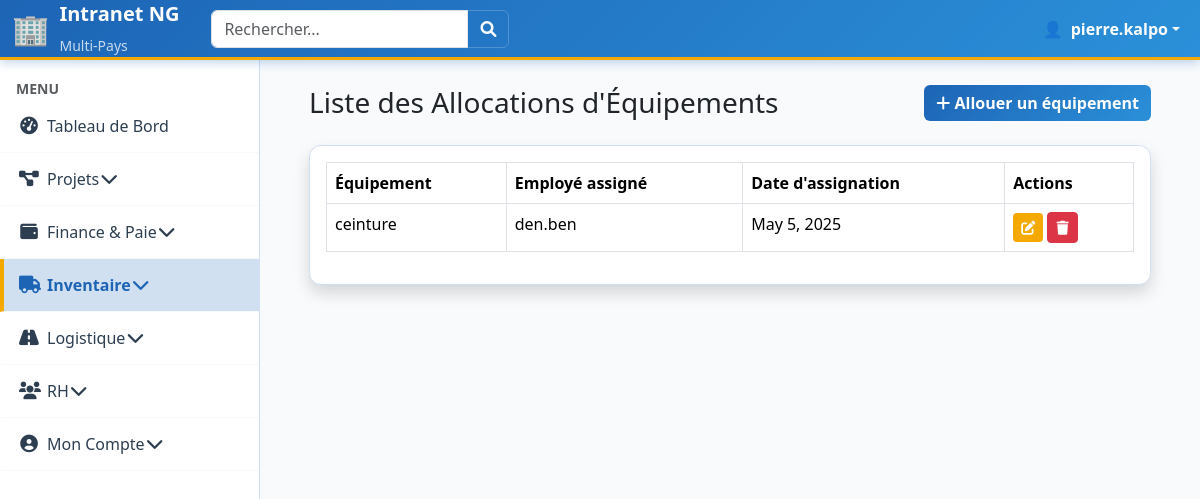
The app's page /inventaire/allocations/ (signed in) with its own data.
### users/models.py (models this page shows, shortened)
class CustomUser(AbstractUser):
    phone_number = models.CharField(
        max_length=20, blank=True, null=True, verbose_name="Numéro de téléphone"
    )
    salaire_mensuel_base = models.DecimalField(
        max_digits=10, decimal_places=2, default=Decimal("0.00"), verbose_name=_("Salaire Mensuel de Base")
    )
    statut_actuel = models.CharField(
        max_length=20,
        choices=EMPLOYEE_STATUS_CHOICES,
        default="ACTIF",
        verbose_name=_("Statut actuel"),
    )
    class Meta:
        verbose_name = "Employé"
        verbose_name_plural = "Employés"
    def is_team_lead_user(self):
        return self.groups.filter(name__iexact="Team_Lead").exists()
    def is_coordinator_user(self):
        user_roles = {r.lower() for r in self.get_active_role_names()}
        return (
            "coordinateur de projet" in user_roles or "coordinateur_de_projet" in user_roles
        )
    def is_field_team_user(self):
        user_roles = {r.lower() for r in self.get_active_role_names()}
        return "field team" in user_roles or "field_team" in user_roles
    @property
    def is_cm(self):
        user_roles = {r.lower() for r in self.get_active_role_names()}
        return "country manager" in user_roles or "country_manager" in user_roles
    @property
    def is_coordinator(self):
        return self.is_coordinator_user()
    @property
    def is_field_team(self):
        return self.is_field_team_user()
    @property
    def is_team_lead(self):
        return self.is_team_lead_user()
    @property
    def active_country_ids(self):
        if not self.is_authenticated:
            return []
        return list(
            self.assignments.filter(is_active=True, country__is_active=True)
            .values_list("country_id", flat=True)
            .distinct()
        )
    def get_active_role_names(self):
        if not self.is_authenticated:
            return set()
        return set(
            self.assignments.filter(
                is_active=True, country__is_active=True
            ).values_list("role__name", flat=True)
        )

### inventaire/models.py (models this page shows, shortened)
class AllocationEquipement(models.Model):
    equipement = models.ForeignKey(Equipement, on_delete=models.CASCADE, related_name="allocations", verbose_name=_("Équipement"))
    employe_assigne = models.ForeignKey(settings.AUTH_USER_MODEL, on_delete=models.CASCADE, related_name="equipements_assignes", verbose_name=_("Employé assigné"))
    date_assignation = models.DateField(verbose_name=_("Date d'assignation"))
    class Meta:
        verbose_name = _("Allocation d'équipement")
        verbose_name_plural = _("Allocations d'équipement")

class Equipement(models.Model):
    STATUT_CHOICES = (
        ("EN_STOCK", _("En stock")),
        ("ALLOUE", _("Alloué")),
        ("EN_MAINTENANCE", _("En maintenance")),
        ("HORS_SERVICE", _("Hors service")),
    )
    nom_equipement = models.CharField(max_length=200, verbose_name=_("Nom de l'équipement"))
    numero_serie = models.CharField(max_length=200, unique=True, verbose_name=_("Numéro de série"))
    cout_achat = models.DecimalField(max_digits=10, decimal_places=2, verbose_name=_("Coût d'achat"))
    date_prochaine_inspection = models.DateField(verbose_name=_("Date de prochaine inspection"))
    statut = models.CharField(max_length=20, choices=STATUT_CHOICES, default="EN_STOCK", verbose_name=_("Statut"))
    class Meta:
        verbose_name = _("Équipement")
        verbose_name_plural = _("Équipements")
    def __str__(self):
        return self.nom_equipement

### inventaire/views.py (the view)
# urls.py: path('allocations/', views.AllocationEquipementListView.as_view(), name='allocationequipement_list'),
class AllocationEquipementListView(LoginRequiredMixin, ListView):
    model = AllocationEquipement
    template_name = 'inventaire/allocationequipement_list.html'
    context_object_name = 'allocations'

### core/context_processors.py (called while the page is built)
def user_countries_processor(request):
    user = request.user
    countries = []
    active_country_ids = []
    if user.is_authenticated:
        active_country_ids = user.active_country_ids
        countries = Country.objects.filter(id__in=active_country_ids)
    return {
        "user_countries": countries,
        "active_country_ids": active_country_ids,  # Cette variable est maintenant toujours définie
    }

### inventaire/templates/inventaire/allocationequipement_list.html (shortened to what this page needs)
{% extends 'core/base.html' %}
{% block content %}
<div class="container-fluid">
    <div class="d-flex justify-content-between align-items-center mb-4">
        <h1 class="h3 mb-0 text-gray-800">Liste des Allocations d'Équipements</h1>
        <a href="{% url 'inventaire:allocationequipement_create' %}" class="btn btn-primary">
            <i class="fas fa-plus"></i> Allouer un équipement
        </a>
    </div>
    <div class="card shadow mb-4">
        <div class="card-body">
            <div class="table-responsive">
                <table class="table table-bordered" id="dataTable" width="100%" cellspacing="0">
                    <thead>
                        <tr>
                            <th>Équipement</th>
                            <th>Employé assigné</th>
                            <th>Date d'assignation</th>
                            <th>Actions</th>
                        </tr>
                    </thead>
                    <tbody>
                        {% for allocation in allocations %}
                        <tr>
                            <td>{{ allocation.equipement }}</td>
                            <td>{{ allocation.employe_assigne }}</td>
                            <td>{{ allocation.date_assignation }}</td>
                            <td>
                                <a href="{% url 'inventaire:allocationequipement_update' allocation.pk %}" class="btn btn-warning btn-sm">
                                    <i class="fas fa-edit"></i>
                                </a>
                                <a href="{% url 'inventaire:allocationequipement_delete' allocation.pk %}" class="btn btn-danger btn-sm">
                                    <i class="fas fa-trash"></i>
                                </a>
                            </td>
                        </tr>
                        {% endfor %}
                    </tbody>
                </table>
            </div>
        </div>
    </div>
</div>
{% endblock %}

### core/templates/core/base.html (shortened to what this page needs)
{% load static %}
<!DOCTYPE html>
<html lang="fr">
<head>
    <link href="https://cdn.jsdelivr.net/npm/bootstrap@5.3.3/dist/css/bootstrap.min.css" rel="stylesheet">
    <link rel="stylesheet" href="https://cdnjs.cloudflare.com/ajax/libs/font-awesome/6.0.0-beta3/css/all.min.css">
</head>
<body>
    <nav class="navbar navbar-expand-lg navbar-custom fixed-top">
        <div class="container-fluid">
            <a class="navbar-brand fw-bold d-flex align-items-center" href="{% url 'home' %}">
                <span style="font-size: 1.5em; margin-right: 10px;">🏢</span>
                <div>
                    <div>Intranet NG</div>
                    <small class="opacity-75" style="font-size: 0.7em; font-weight: 400;">Multi-Pays</small>
                </div>
            </a>
            <form class="d-flex ms-3" role="search">
                <div class="input-group">
                    <input class="form-control" type="search" placeholder="Rechercher..." aria-label="Search">
                    <button class="btn btn-outline-light" type="submit" style="border-color: rgba(255,255,255,0.2);">
                        <i class="fas fa-search"></i>
                    </button>
                </div>
            </form>
            <div class="d-flex ms-auto">
                <ul class="navbar-nav">
                    {% if user.is_authenticated %}
                        <li class="nav-item dropdown">
                            <a class="nav-link dropdown-toggle d-flex align-items-center" href="#" role="button" data-bs-toggle="dropdown">
                                <span class="me-2">👤</span>
                                <strong>{{ user.username }}</strong>
                            </a>
                        </li>
                    {% else %}
                        <li class="nav-item">
                            <a class="nav-link" href="{% url 'login' %}">Connexion</a>
                        </li>
                    {% endif %}
                </ul>
            </div>
        </div>
    </nav>
    <div id="sidebar-wrapper">
        <ul class="sidebar-nav list-group list-group-flush">
            <li class="sidebar-item sidebar-title mt-3">
                <span class="text-uppercase text-muted small fw-bold px-3">Menu</span>
            </li>
            <li class="sidebar-item">
                <a class="sidebar-link {% if request.resolver_match.url_name == 'home' %}active{% endif %}" href="{% url 'home' %}">
                    <i class="fas fa-tachometer-alt me-2"></i> Tableau de Bord
                </a>
            </li>
            <li class="sidebar-item">
                <a class="sidebar-link" data-bs-toggle="collapse" href="#projets-collapse" role="button" aria-expanded="false" aria-controls="projets-collapse">
                    <i class="fas fa-project-diagram me-2"></i> Projets <i class="fas fa-chevron-down float-end"></i>
                </a>
            </li>
            {% if is_cm or is_coordinator or user.is_staff %}
            <li class="sidebar-item">
                <a class="sidebar-link {% if 'finance' in request.path %}active{% endif %}" data-bs-toggle="collapse" href="#finance-collapse" role="button" aria-expanded="false" aria-controls="finance-collapse">
                    <i class="fas fa-wallet me-2"></i> Finance & Paie <i class="fas fa-chevron-down float-end"></i>
                </a>
            </li>
            <li class="sidebar-item">
                <a class="sidebar-link {% if 'inventaire' in request.path %}active{% endif %}" data-bs-toggle="collapse" href="#inventaire-collapse" role="button" aria-expanded="false" aria-controls="inventaire-collapse">
                    <i class="fas fa-truck me-2"></i> Inventaire <i class="fas fa-chevron-down float-end"></i>
                </a>
            </li>
            <li class="sidebar-item">
                <a class="sidebar-link {% if 'logistique' in request.path %}active{% endif %}" data-bs-toggle="collapse" href="#logistique-collapse" role="button" aria-expanded="false" aria-controls="logistique-collapse">
                    <i class="fas fa-road me-2"></i> Logistique <i class="fas fa-chevron-down float-end"></i>
                </a>
            </li>
            <li class="sidebar-item">
                <a class="sidebar-link {% if 'rh' in request.path %}active{% endif %}" data-bs-toggle="collapse" href="#rh-collapse" role="button" aria-expanded="false" aria-controls="rh-collapse">
                    <i class="fas fa-users me-2"></i> RH <i class="fas fa-chevron-down float-end"></i>
                </a>
            </li>
            {% endif %}
            <li class="sidebar-item">
                <a class="sidebar-link" data-bs-toggle="collapse" href="#account-collapse" role="button" aria-expanded="false" aria-controls="account-collapse">
                    <i class="fas fa-user-circle me-2"></i> Mon Compte <i class="fas fa-chevron-down float-end"></i>
                </a>
            </li>
        </ul>
    </div>
    <div id="page-content-wrapper">
        <div class="container-fluid">
            <div id="mainContent">
                {% block content %}
                {% endblock %}
            </div>
        </div>
    </div>
</body>
</html>

### core/templates/core/base.html (style rules this page uses)
:root { --header-height: 60px; --sidebar-width: 260px; --primary-blue: #1D64B5; --secondary-blue: #2B90D9; --light-blue: #D1E0F1; --primary-orange: #F4A900; --accent-yellow: #FFD166; --sidebar-active-bg: var(--light-blue); --sidebar-active-text: var(--primary-blue); --content-bg: #f8fafc; --success-color: #27ae60; --warning-color: var(--primary-orange); --danger-color: #e74c3c; }
body { background-color: var(--content-bg); padding-top: var(--header-height); min-height: 100vh; font-family: 'Segoe UI', Tahoma, Geneva, Verdana, sans-serif; margin: 0; }
.navbar-custom { background: linear-gradient(135deg, var(--primary-blue) 0%, var(--secondary-blue) 100%) !important; border-bottom: 3px solid var(--primary-orange); box-shadow: 0 2px 10px rgba(29, 100, 181, 0.3); height: var(--header-height); position: fixed; top: 0; left: 0; right: 0; z-index: 1030; }
.navbar-custom .navbar-brand, .navbar-custom .nav-link { color: white !important; font-weight: 600; }
#sidebar-wrapper { position: fixed; top: var(--header-height); bottom: 0; left: 0; width: var(--sidebar-width); background: white; border-right: 1px solid var(--light-blue); z-index: 1020; overflow-y: auto; transition: transform 0.3s ease; }
.sidebar-link { display: flex; align-items: center; color: #2c3e50; text-decoration: none; font-weight: 500; padding: 14px 20px 14px 15px; border-left: 4px solid transparent; transition: all 0.3s ease; border-bottom: 1px solid #f8f9fa; }
.sidebar-link i { margin-right: 12px; width: 20px; text-align: center; font-size: 1.1em; }
.sidebar-link.active { color: var(--primary-blue) !important; background-color: var(--light-blue) !important; border-left: 4px solid var(--primary-orange) !important; font-weight: 700; }
#page-content-wrapper { margin-left: var(--sidebar-width); width: calc(100% - var(--sidebar-width)); padding: 25px; min-height: calc(100vh - var(--header-height)); background-color: var(--content-bg); transition: all 0.3s ease; margin-top: 0; }
.btn-primary { background: linear-gradient(135deg, var(--primary-blue) 0%, var(--secondary-blue) 100%); border: none; font-weight: 600; }
.btn-warning { background-color: var(--primary-orange); border: none; color: white; font-weight: 600; }
.card { border: none; border-radius: 12px; box-shadow: 0 4px 15px rgba(29, 100, 181, 0.1); transition: all 0.3s ease; border: 1px solid var(--light-blue); }

### records on screen
CustomUser: username "pierre.kalpo"
AllocationEquipement: equipement "ceinture", employe_assigne "den.ben", date_assignation "May 5, 2025"
